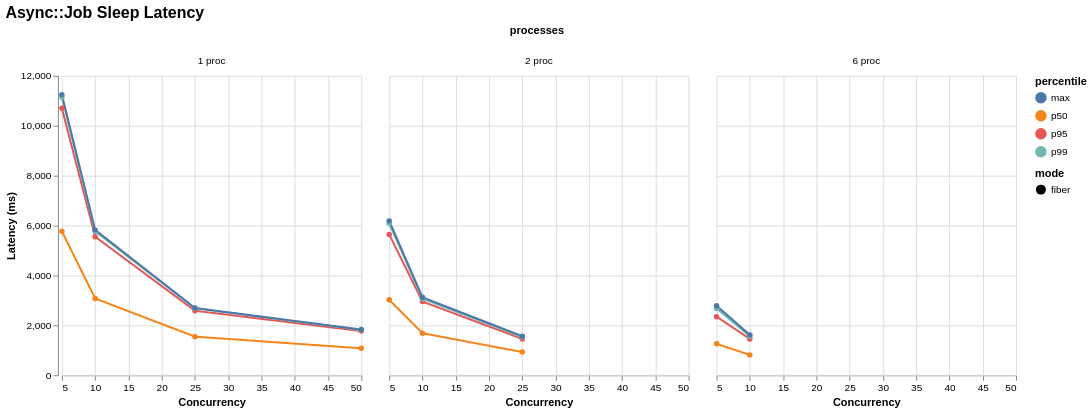

Here is the Vega-Lite specification saved for this chart:
### Vega-Lite specification from a JSON file in a GitHub repository (floating-point values rounded to 4 significant figures)
{"$schema": "https://vega.github.io/schema/vega-lite/v6.json", "title": "Async::Job Sleep Latency", "data": {"values": [{"mode": "fiber", "concurrency": 5, "processes": "1 proc", "percentile": "p50", "value": 5770.0}, {"mode": "fiber", "concurrency": 5, "processes": "1 proc", "percentile": "p95", "value": 10700.0}, {"mode": "fiber", "concurrency": 5, "processes": "1 proc", "percentile": "p99", "value": 11140.0}, {"mode": "fiber", "concurrency": 5, "processes": "1 proc", "percentile": "max", "value": 11250.0}, {"mode": "fiber", "concurrency": 10, "processes": "1 proc", "percentile": "p50", "value": 3077.0}, {"mode": "fiber", "concurrency": 10, "processes": "1 proc", "percentile": "p95", "value": 5554.0}, {"mode": "fiber", "concurrency": 10, "processes": "1 proc", "percentile": "p99", "value": 5772.0}, {"mode": "fiber", "concurrency": 10, "processes": "1 proc", "percentile": "max", "value": 5827.0}, {"mode": "fiber", "concurrency": 25, "processes": "1 proc", "percentile": "p50", "value": 1548.0}, {"mode": "fiber", "concurrency": 25, "processes": "1 proc", "percentile": "p95", "value": 2586.0}, {"mode": "fiber", "concurrency": 25, "processes": "1 proc", "percentile": "p99", "value": 2684.0}, {"mode": "fiber", "concurrency": 25, "processes": "1 proc", "percentile": "max", "value": 2695.0}, {"mode": "fiber", "concurrency": 50, "processes": "1 proc", "percentile": "p50", "value": 1080.0}, {"mode": "fiber", "concurrency": 50, "processes": "1 proc", "percentile": "p95", "value": 1770.0}, {"mode": "fiber", "concurrency": 50, "processes": "1 proc", "percentile": "p99", "value": 1818.0}, {"mode": "fiber", "concurrency": 50, "processes": "1 proc", "percentile": "max", "value": 1831.0}, {"mode": "fiber", "concurrency": 5, "processes": "2 proc", "percentile": "p50", "value": 3023.0}, {"mode": "fiber", "concurrency": 5, "processes": "2 proc", "percentile": "p95", "value": 5641.0}, {"mode": "fiber", "concurrency": 5, "processes": "2 proc", "percentile": "p99", "value": 6078.0}, {"mode": "fiber", "concurrency": 5, "processes": "2 proc", "percentile": "max", "value": 6187.0}, {"mode": "fiber", "concurrency": 10, "processes": "2 proc", "percentile": "p50", "value": 1685.0}, {"mode": "fiber", "concurrency": 10, "processes": "2 proc", "percentile": "p95", "value": 2952.0}, {"mode": "fiber", "concurrency": 10, "processes": "2 proc", "percentile": "p99", "value": 3069.0}, {"mode": "fiber", "concurrency": 10, "processes": "2 proc", "percentile": "max", "value": 3124.0}, {"mode": "fiber", "concurrency": 25, "processes": "2 proc", "percentile": "p50", "value": 930.2}, {"mode": "fiber", "concurrency": 25, "processes": "2 proc", "percentile": "p95", "value": 1457.0}, {"mode": "fiber", "concurrency": 25, "processes": "2 proc", "percentile": "p99", "value": 1533.0}, {"mode": "fiber", "concurrency": 25, "processes": "2 proc", "percentile": "max", "value": 1567.0}, {"mode": "fiber", "concurrency": 5, "processes": "6 proc", "percentile": "p50", "value": 1261.0}, {"mode": "fiber", "concurrency": 5, "processes": "6 proc", "percentile": "p95", "value": 2348.0}, {"mode": "fiber", "concurrency": 5, "processes": "6 proc", "percentile": "p99", "value": 2678.0}, {"mode": "fiber", "concurrency": 5, "processes": "6 proc", "percentile": "max", "value": 2787.0}, {"mode": "fiber", "concurrency": 10, "processes": "6 proc", "percentile": "p50", "value": 816.3}, {"mode": "fiber", "concurrency": 10, "processes": "6 proc", "percentile": "p95", "value": 1456.0}, {"mode": "fiber", "concurrency": 10, "processes": "6 proc", "percentile": "p99", "value": 1564.0}, {"mode": "fiber", "concurrency": 10, "processes": "6 proc", "percentile": "max", "value": 1618.0}]}, "mark": {"type": "line", "point": true, "tooltip": true}, "encoding": {"x": {"field": "concurrency", "type": "quantitative", "title": "Concurrency"}, "y": {"field": "value", "type": "quantitative", "title": "Latency (ms)"}, "color": {"field": "percentile", "type": "nominal"}, "tooltip": [{"field": "mode", "type": "nominal"}, {"field": "concurrency", "type": "nominal"}, {"field": "processes", "type": "nominal"}, {"field": "metric", "type": "nominal"}, {"field": "percentile", "type": "nominal"}, {"field": "value", "type": "quantitative"}], "strokeDash": {"field": "mode", "type": "nominal"}, "column": {"field": "processes", "type": "nominal"}}, "config": {"background": "white", "axis": {"labelFont": "Arial", "titleFont": "Arial", "grid": true}, "legend": {"labelFont": "Arial", "titleFont": "Arial"}, "title": {"font": "Arial", "fontSize": 16, "anchor": "start"}, "view": {"stroke": null}}}
